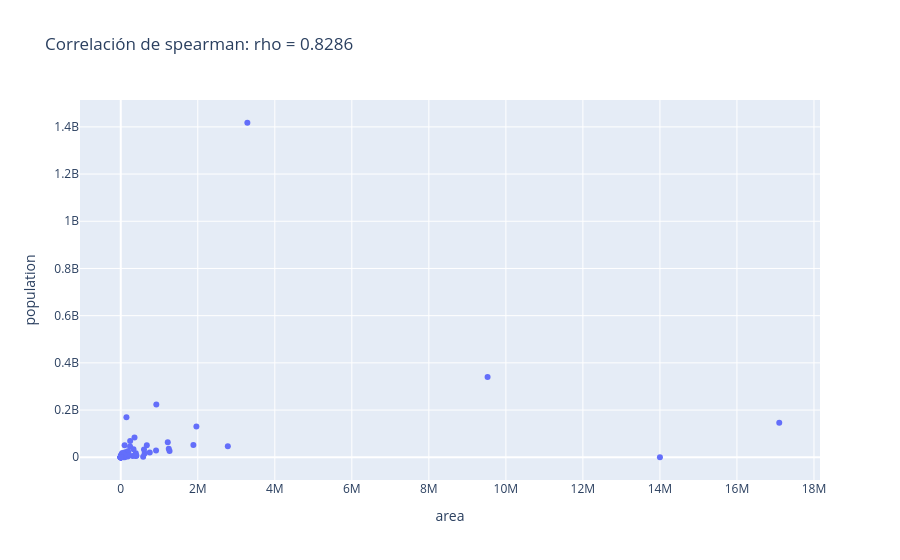

The notebook cell saved with this chart:
### Code cell
import matplotlib.pyplot as plt
import plotly.express as px

fig = px.scatter(
    df_muestra_ordenada,
    x="area",
    y="population",
    hover_name="country",   # nombre principal al pasar el mouse
    hover_data={
        "region": True,
        "density": True,
        "area": True,
        "population": True
    },
    title=(f"Correlación de spearman: rho = {rho:.4f}")
)
fig.show()
#fig.show(renderer="browser")

### Figure 1 — Plotly figure (JSON) as saved in the notebook; plotly's stock layout.template omitted (floating-point values rounded to 4 significant figures; data arrays with more than 128 entries replaced by an {"elided": "..."} marker saying what was removed)
{"data": [{"customdata": {"elided": "100x2 mixed values"}, "hovertemplate": "<b>%{hovertext}</b><br><br>area=%{x}<br>population=%{y}<br>region=%{customdata[0]}<br>density=%{customdata[1]}<extra></extra>", "hovertext": ["Mayotte", "Réunion", "Togo", "Niger", "South Sudan", "Equatorial Guinea", "Mauritius", "Saint Helena, Ascension and Tristan da Cunha", "Rwanda", "Sudan", "Senegal", "São Tomé and Príncipe", "Zimbabwe", "Zambia", "Uganda", "Malawi", "Liberia", "Gambia", "Botswana", "South Africa", "Seychelles", "Nigeria", "Benin", "Angola", "Haiti", "Saint Vincent and the Grenadines", "Paraguay", "Falkland Islands", "Barbados", "United States Virgin Islands", "Grenada", "Uruguay", "Montserrat", "Bermuda", "Mexico", "Saint Kitts and Nevis", "Dominica", "Argentina", "Guatemala", "Martinique", "Venezuela", "United States", "Saint Martin", "Bouvet Island", "Antarctica", "Heard Island and McDonald Islands", "Oman", "Syria", "Cambodia", "United Arab Emirates", "Israel", "Bangladesh", "Tajikistan", "Malaysia", "Macau", "South Korea", "Singapore", "Brunei", "India", "Armenia", "Myanmar", "Palestine", "United Kingdom", "Vatican City", "Cyprus", "Malta", "Gibraltar", "North Macedonia", "Netherlands", "Faroe Islands", "Montenegro", "Ukraine", "Luxembourg", "Bosnia and Herzegovina", "Svalbard and Jan Mayen", "Iceland", "Belarus", "Hungary", "Serbia", "Jersey", "Ireland", "Kosovo", "Germany", "Switzerland", "Monaco", "Estonia", "Russia", "Norway", "Liechtenstein", "Austria", "Norfolk Island", "French Polynesia", "Nauru", "Guam", "Micronesia", "Samoa", "New Caledonia", "Cook Islands", "Kiribati", "Palau"], "legendgroup": "", "marker": {"color": "#636efa", "symbol": "circle"}, "mode": "markers", "name": "", "orientation": "v", "showlegend": false, "type": "scatter", "x": [374.0, 2511.0, 56780.0, 1267000.0, 619700.0, 28050.0, 2040.0, 394.0, 26340.0, 1886000.0, 196700.0, 964.0, 390800.0, 752600.0, 241600.0, 118500.0, 111400.0, 10690.0, 582000.0, 1221000.0, 452.0, 923800.0, 112600.0, 1247000.0, 27750.0, 389.0, 406800.0, 12170.0, 430.0, 347.0, 344.0, 181000.0, 102.0, 54.0, 1964000.0, 261.0, 751.0, 2780000.0, 108900.0, 1128.0, 916400.0, 9525000.0, 53.0, 49.0, 14000000.0, 412.0, 309500.0, 185200.0, 181000.0, 83600.0, 21940.0, 147600.0, 143100.0, 330800.0, 30.0, 100200.0, 710.0, 5765.0, 3287000.0, 29740.0, 676600.0, 6220.0, 244400.0, 0.49, 9251.0, 316.0, 6.0, 25710.0, 41860.0, 1393.0, 13810.0, 603600.0, 2586.0, 51210.0, 61400.0, 103000.0, 207600.0, 93030.0, 77590.0, 116.0, 70270.0, 10910.0, 357100.0, 41280.0, 2.02, 45230.0, 17100000.0, 386200.0, 160.0, 83870.0, 36.0, 4167.0, 21.0, 549.0, 702.0, 2842.0, 18580.0, 236.0, 811.0, 459.0], "xaxis": "x", "y": [320901, 896175, 8095498, 26312034, 15786898, 1668768, 1243741, 5651, 14104969, 51662000, 18593258, 209607, 17073087, 19693423, 45905417, 20734262, 5248621, 2422712, 2359609, 63100945, 122729, 223800000, 13224860, 36170961, 11867032, 110872, 6109644, 3662, 267800, 87146, 109021, 3499451, 4386, 64055, 130575786, 51320, 67408, 46735004, 18079810, 349925, 28517000, 340110988, 31496, 0, 1300, 0, 5343630, 25620000, 17577760, 11294243, 10134800, 169828911, 10499000, 34231700, 685900, 51159889, 6110200, 455500, 1417492000, 3076200, 51316756, 5483450, 69281437, 882, 1442614, 574250, 38000, 1822612, 18100436, 54885, 623327, 32862000, 681973, 3422000, 2530, 391810, 9109280, 9539502, 6567783, 103267, 5458600, 1585566, 83491249, 9082848, 38423, 1369995, 146028325, 5606944, 40900, 9200931, 2188, 279500, 11680, 153836, 105564, 205557, 264596, 15040, 120740, 16733], "yaxis": "y"}], "layout": {"legend": {"tracegroupgap": 0}, "title": {"text": "Correlación de spearman: rho = 0.8286"}, "xaxis": {"anchor": "y", "domain": [0, 1], "title": {"text": "area"}}, "yaxis": {"anchor": "x", "domain": [0, 1], "title": {"text": "population"}}}}
